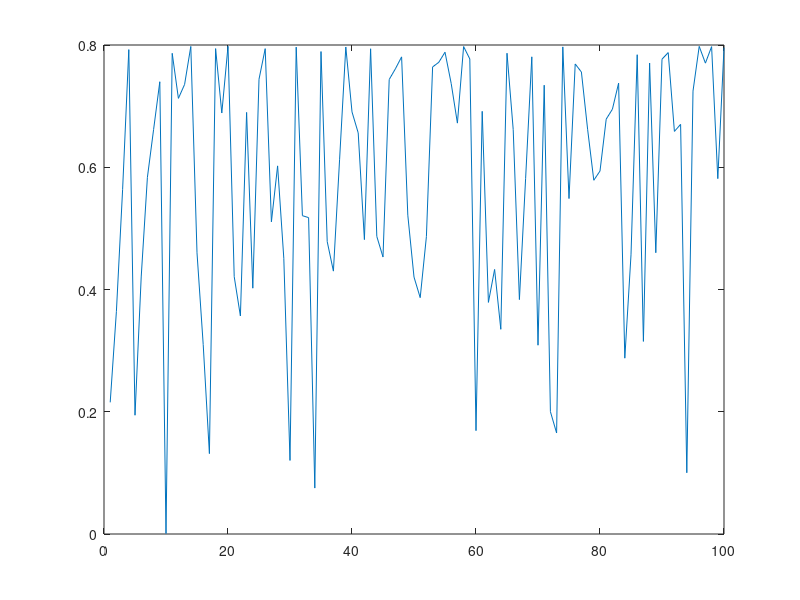

Write MATLAB code to recreate this figure.
clear all

mu = 2.0;
sigma = 0.5;

R = normrnd(mu, sigma, [1 100]);
N = normpdf(R,mu,sigma);
M = mean(N)
S = std(N)

plot(N)